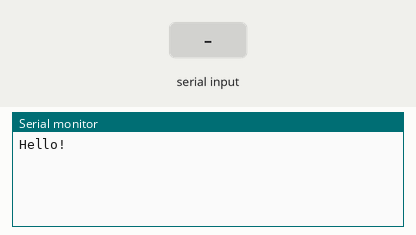
This sketch was run on a simulated Arduino Uno, built with avr-gcc and run on an emulated ATmega328P. Shown: the last lines printed to the serial monitor. The test bench sets the inputs (shaded band).

Above: at 1.2 s.
1.3 s: "1\n" received over Serial
At 1.9 s:
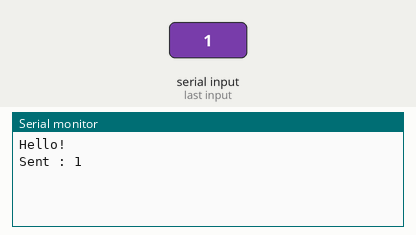
2.8 s: "1\n" received over the second serial link
At 3.7 s:
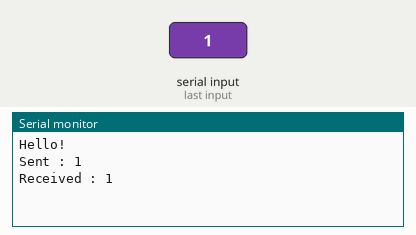
4.3 s: "0\n" received over Serial
At 5.4 s:
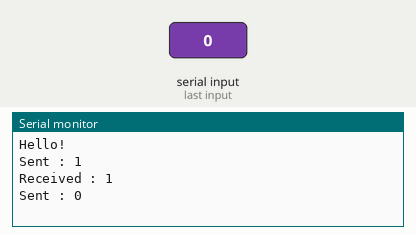
5.8 s: "0\n" received over the second serial link
At 7.2 s:
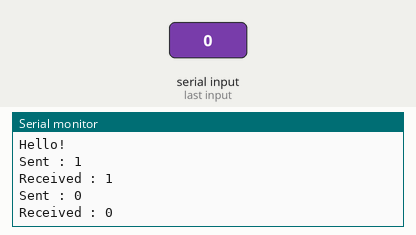

Measured:
- after the input at 1.3 s, the serial monitor: prints a new line at once (image 1)
- after the input at 2.8 s, the serial monitor: prints a new line at once (image 2)
- after the input at 4.3 s, the serial monitor: prints a new line at once (image 3)
- after the input at 5.8 s, the serial monitor: prints a new line at once (image 4)

The sketch:

bluetooth.ino
```cpp
#include <SoftwareSerial.h>

SoftwareSerial BTSerial(10,11);
boolean received = false;
String receivedData = "";
String sentData = "";

void setup() {
  // put your setup code here, to run once:
  Serial.begin(9600);
  Serial.println("Hello!");

  BTSerial.begin(9600);
}

void loop() {
  // put your main code here, to run repeatedly:
  if(BTSerial.available()){
      char charR = BTSerial.read();
      receivedData+=charR;
      received = true;
      delay(10);
  }

  if(!BTSerial.available() && received){
      Serial.print("Received : ");
      Serial.println(receivedData);
      received = false;
      receivedData="";
  }

  if(Serial.available()){
    char toSend = Serial.read();
    if(toSend!='\n'){
          BTSerial.write(toSend);
          sentData+=toSend;

    }else{
        Serial.write("Sent : ");
        Serial.println(sentData);
        sentData="";
    }
  }
}
```
